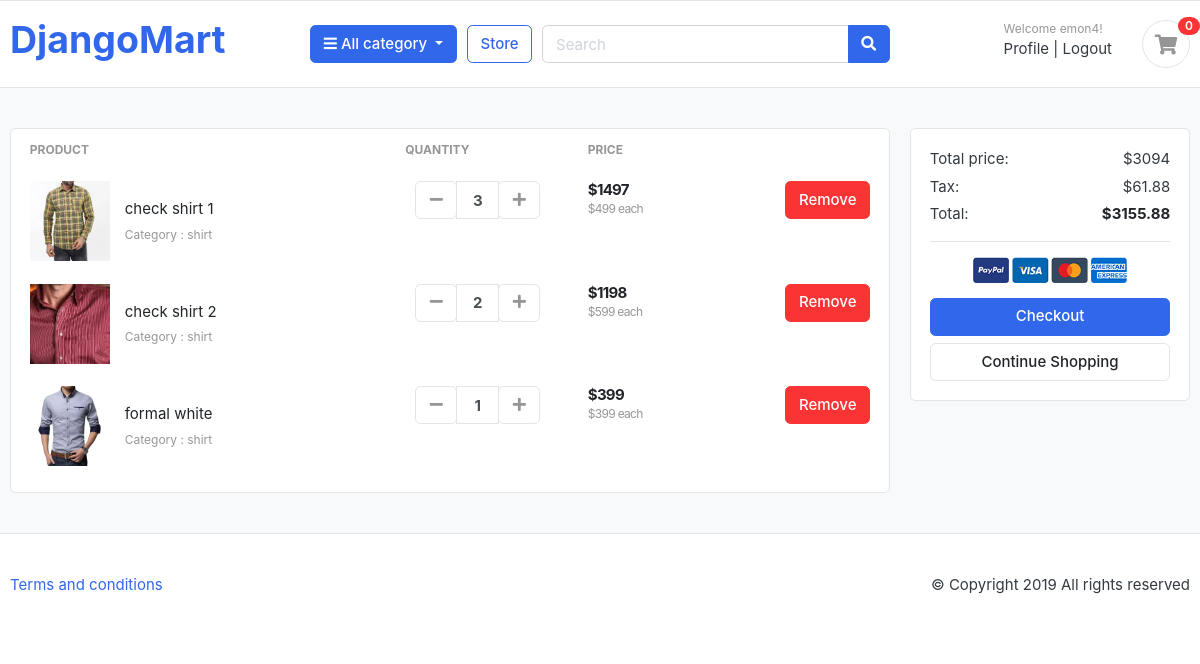
Page /cart/ (signed in) on the earlier database version.
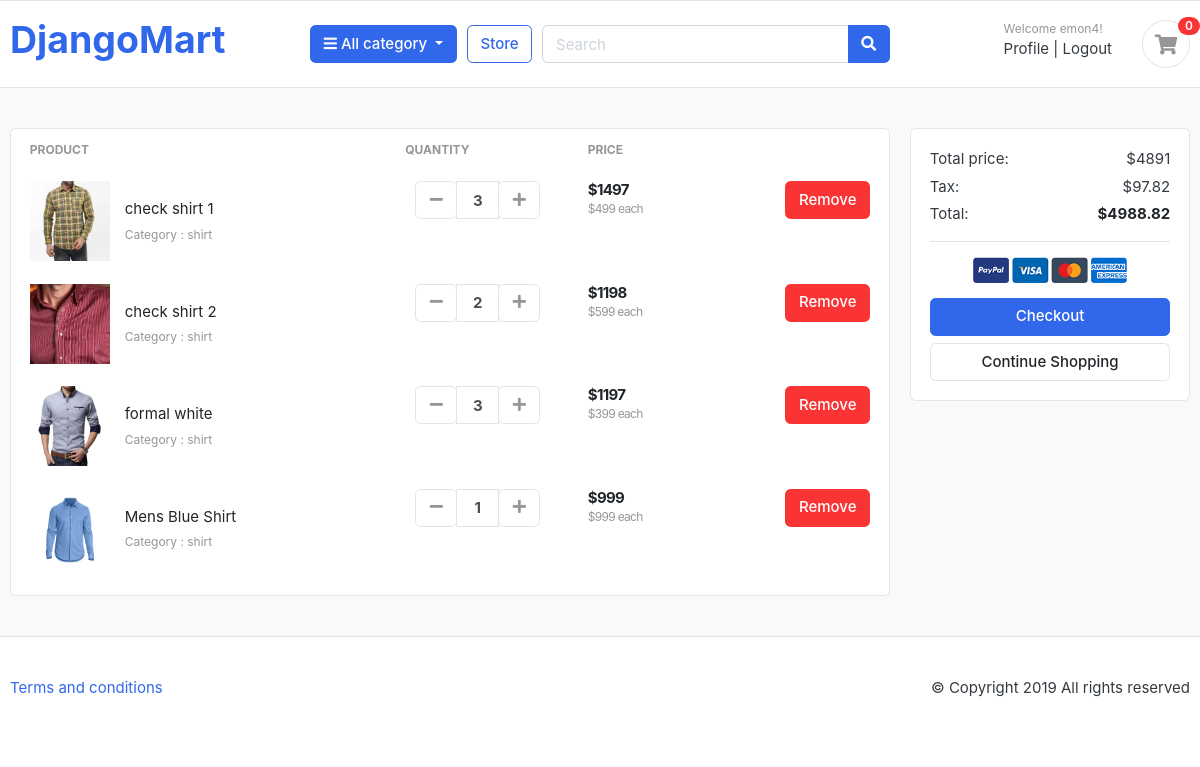
Same page on the later database version.
### cart/models.py (models this page shows, shortened)
class CartItem(models.Model) :
    product = models.ForeignKey(Product , on_delete=models.CASCADE)
    cart = models.ForeignKey(Cart , on_delete= models.CASCADE , null= True)
    quantity = models.IntegerField()
    is_active = models.BooleanField(default=True)
    user = models.ForeignKey(User , on_delete=models.CASCADE , null=True)
    def sub_calculte(self) :
        return self.product.price * self.quantity

### category/models.py (models this page shows, shortened)
class Product(models.Model) :
    product_name = models.CharField(max_length=100 , unique= True)
    slug = models.SlugField(max_length=255 , unique=True)
    description = models.TextField(max_length=500 , blank = True)
    price = models.IntegerField()
    image = models.ImageField(upload_to='photos/products')
    stock = models.IntegerField()
    is_available = models.BooleanField(default=True)
    category = models.ForeignKey(Category,on_delete=models.CASCADE)
    created_date = models.DateTimeField(auto_now_add=True)
    modified_date = models.DateTimeField(auto_now=True)

class Category(models.Model) :
    category_name = models.CharField(max_length=50 , unique= True)
    slug = models.SlugField(max_length=100 , unique= True)
    description = models.TextField(max_length=255 , blank=True)
    cat_image = models.ImageField(upload_to='photos/categories' , blank=True)
    def __str__(self) :
        return self.category_name

### cart/views.py (the view, shortened to what this page needs)
# urls.py: path('cart/',include('cart.urls')),
def cart(request) :
    cart_item = None
    tax = 0
    total = 0
    grand_total = 0
    if not request.session.session_key:
        request.session.create()
    session_id = request.session.session_key #session id nie aslam
    if request.user.is_authenticated :
        cart_item = CartItem.objects.filter(user = request.user)
        for item in cart_item :
            total += item.product.price * item.quantity
    tax = (2*total)/100 # 2% vat
    grand_total = total + tax
    return render(request , 'cart/cart.html' , {'cart_item' : cart_item , 'total': total, 'tax':tax,
                                                'grand_total' : grand_total ,})

### cart/templates/cart/cart.html (shortened to what this page needs)
{% extends "base.html" %}
{% load static %}
{% block navbar %}
<section class="section-content padding-y bg">
  <div class="container">
    <div class="row">
      <aside class="col-lg-9">
        <div class="card">
          <table class="table table-borderless table-shopping-cart">
            <thead class="text-muted">
              <tr class="small text-uppercase">
                <th scope="col">Product</th>
                <th scope="col" width="120">Quantity</th>
                <th scope="col" width="120">Price</th>
                <th scope="col" class="text-right" width="200"></th>
              </tr>
            </thead>
            <tbody>
              {% for item in cart_item %}
              <tr>
                <td>
                  <figure class="itemside align-items-center">
                    <div class="aside">
                      <img src="{{ item.product.image.url }}" class="img-sm" />
                    </div>
                    <figcaption class="info">
                      <a href="#" class="title text-dark">{{ item.product.product_name }}</a>
                      <p class="text-muted small">
                        Category : {{item.product.category}}
                      </p>
                    </figcaption>
                  </figure>
                </td>
                <td>
                  <div class="col">
                    <div class="input-group input-spinner">
                      <div class="input-group-prepend">
                        <form action="{% url 'decrease_cart' item.product.id %}" method="POST">
                          <button class="btn btn-light" type="submit" id="button-minus">
                            <i class="fa fa-minus"></i>
                          </button>
                        </form>
                      </div>
                      <input type="text" class="form-control" value="{{item.quantity}}" />
                      <div class="input-group-append">
                        <form action="{% url 'add_to_cart' item.product.id %}" method="POST">
                            <button class="btn btn-light" type="submit" id="button-plus" >
                            <i class="fa fa-plus"></i>
                          </button>
                        </form>
                      </div>
                    </div>
                  </div>
                </td>
                <td>
                  <div class="price-wrap">
                    <var class="price">${{item.sub_calculte}}</var>
                    <small class="text-muted"> ${{item.product.price}} each </small>
                  </div>
                </td>
                <td class="text-right">
                  <a href="{% url 'remove' item.product.id %}" class="btn btn-danger"> Remove</a>
                </td>
              </tr>
              {% endfor %}
            </tbody>
          </table>
        </div>
      </aside>
      <aside class="col-lg-3">
        <div class="card">
          <div class="card-body">
            <dl class="dlist-align">
              <dt>Total price:</dt>
              <dd class="text-right">${{total}}</dd>
            </dl>
            <dl class="dlist-align">
              <dt>Tax:</dt>
              <dd class="text-right">${{tax}}</dd>
            </dl>
            <dl class="dlist-align">
              <dt>Total:</dt>
              <dd class="text-right text-dark b">
                <strong>${{grand_total}}</strong>
              </dd>
            </dl>
            <hr />
            <p class="text-center mb-3">
              <img src="{% static '/images/misc/payments.png' %}" height="26" />
            </p>
            <a href="{% url 'place_order' %}" class="btn btn-primary btn-block">
              Checkout
            </a>
            <a href="{% url 'store' %}" class="btn btn-light btn-block">Continue Shopping</a>
          </div>
        </div>
      </aside>
    </div>
  </div>
</section>
{% endblock navbar %}

### templates/base.html (shortened to what this page needs)
<!DOCTYPE html>
{% load static %}
<html lang="en">
<head>
  <link href="{% static 'css/bootstrap.css' %}" rel="stylesheet" type="text/css" />
  <link href="{% static 'fonts/fontawesome/css/all.min.css' %}" type="text/css" rel="stylesheet" />
  <link href="{% static 'css/ui.css' %}" rel="stylesheet" type="text/css" />
  <link href="{% static 'css/responsive.css' %}" rel="stylesheet" media="only screen and (max-width: 1200px)" />
</head>
<body>
  <header class="section-header">
    <section class="header-main border-bottom">
      <div class="container">
        <div class="row align-items-center">
          <div class="col-md-3 col-6">
            <a href="{% url 'home' %}" class="brand-wrap">
              <h1>DjangoMart</h1>
            </a>
          </div>
          <div class="col-lg col-sm col-md col-6 flex-grow-0">
            <div class="category-wrap dropdown d-inline-block float-right">
              <button type="button" class="btn btn-primary dropdown-toggle" data-toggle="dropdown">
                <i class="fa fa-bars"></i> All category
              </button>
            </div>
          </div>
          <a href="{% url 'store' %}" class="btn btn-outline-primary">Store</a>
          <div class="col-lg col-md-6 col-sm-12 col">
            <form action="#" class="search">
              <div class="input-group w-100">
                <input type="text" class="form-control" style="width: 60%" placeholder="Search" />
                <div class="input-group-append">
                  <button class="btn btn-primary" type="submit">
                    <i class="fa fa-search"></i>
                  </button>
                </div>
              </div>
            </form>
          </div>
          <div class="col-lg-3 col-sm-6 col-8 order-2 order-lg-3">
            <div class="d-flex justify-content-end mb-3 mb-lg-0">
              {% if user.is_authenticated %}
              <div class="widget-header">
                <small class="title text-muted">Welcome {{request.user.username}}!</small>
                <div>
                  <a href="{% url 'profile' %}"> Profile </a>
                  <span class="dark-transp"> | </span>
                  <a href="{% url 'logout' %}"> Logout </a>
                </div>
              </div>
              {% endif %}
              <a href="{% url 'cart' %}" class="widget-header pl-3 ml-3">
                <div class="icon icon-sm rounded-circle border">
                  <i class="fa fa-shopping-cart"></i>
                </div>
                <span class="badge badge-pill badge-danger notify">0</span>
              </a>
            </div>
          </div>
        </div>
      </div>
    </section>
  </header>
  {% block navbar %}
  {% endblock navbar %}
  <footer class="section-footer border-top padding-y">
    <div class="container">
      <p class="float-md-right">&copy Copyright 2019 All rights reserved</p>
      <p>
        <a href="#">Terms and conditions</a>
      </p>
    </div>
  </footer>

### static/css/ui.css (style rules this page uses)
html { font-family: "Inter", sans-serif; font-size: 15px; }
.price-wrap { letter-spacing: -0.7px; }
.icon-xs, .icon-sm, .icon-md, .icon-lg { display: inline-block; text-align: center; flex-shrink: 0; flex-grow: 0; }
.icon-sm { width: 48px; height: 48px; line-height: 48px !important; font-size: 20px; }
.img-xs, .img-sm, .img-md, .img-lg { -o-object-fit: cover; object-fit: cover; flex-shrink: 0; flex-grow: 0; }
.img-sm { width: 80px; height: 80px; }
.padding-y { padding-top: 40px; padding-bottom: 40px; }
var { font-style: normal; }
figure { margin-bottom: 0; }
.bg { background-color: #f8f9fa; }
.b { font-weight: 600; }
p:last-child { margin-bottom: 0; }
.header-main { position: relative; padding-top: 1rem; padding-bottom: 1rem; }
.widget-header { display: inline-block; vertical-align: middle; position: relative; }
.widget-header a { color: #343a40; }
.widget-header i { color: #969696; }
.widget-header .title { display: block; }
.widget-header .notify { position: absolute; top: -3px; right: -10px; }
.btn-light { background-color: #fff; border-color: #e4e4e4; }
.btn-light i { color: #969696; }
.itemside { position: relative; display: flex; width: 100%; }
.itemside .aside { position: relative; flex-shrink: 0; }
.itemside .info { padding-left: 15px; padding-right: 7px; }
.itemside p { margin-bottom: 0; }
.itemside .title { display: block; margin-bottom: 5px; color: #212529; }
[class*=dlist-] { margin-bottom: 5px; }
[class*=dlist-] dd { margin-bottom: 0; }
.dlist-align { display: flex; }
.dlist-align dt { width: 150px; word-wrap: break-word; font-weight: normal; }
.dlist-align dd { flex-grow: 1; }
.notify { position: absolute; top: -4px; right: -10px; display: inline-block; padding: 0.25em 0.6em; font-size: 12px; line-height: 1; text-align: center; border-radius: 3rem; color: #fff; background-color: #fa3434; }
.price { font-weight: 600; color: #212529; }
.input-spinner { width: 125px; flex-wrap: nowrap; display: inline-flex; vertical-align: middle; }
.input-spinner input.form-control { text-align: center; max-width: 46px; font-weight: bold; flex-basis: 46px; border-color: #e4e4e4; flex-grow: 0; }
.input-spinner .btn { width: 42px; text-align: center; padding-left: 0.5rem; padding-right: 0.5rem; }
.table-shopping-cart.table td, .table-shopping-cart.table th { padding-left: 1.25rem; padding-right: 1.25rem; }
.table-shopping-cart .price-wrap { line-height: 1.2; }
.table-shopping-cart .price { font-weight: bold; margin-right: 5px; display: block; }

Differences in the rows shown:
changed CartItem "formal white": quantity "1" → "3"; sub_calculte "399" → "1197"
added CartItem: product.image (picture), product.product_name "Mens Blue Shirt", product.category "shirt", quantity "1", sub_calculte "999", product.price "999"
Other differences:
{{ total }}: "3094" → "4891"
{{ tax }}: "61.88" → "97.82"
{{ grand_total }}: "3155.88" → "4988.82"
